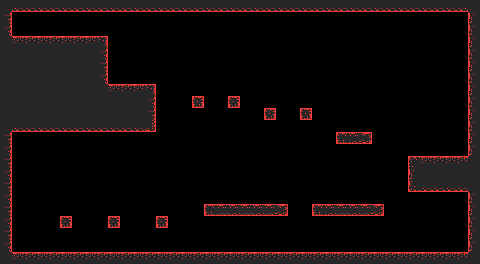

The image is a tile-based game level rendered from a .tmx file. Its description and complete source (layers, tilesets, objects, tile grids) follow:
An orthogonal 40x22 tile map with 12x12 px tiles, 1 tile layer (Tile Layer 1), 3 tilesets.

<map version="1.0" orientation="orthogonal" renderorder="right-down" width="40" height="22" tilewidth="12" tileheight="12" nextobjectid="1">
 <tileset firstgid="1" name="Minimal" tilewidth="12" tileheight="12" tilecount="16" columns="4">
  <image source="MinimalTileset.png" width="48" height="48" />
 </tileset>
 <tileset firstgid="17" name="New" tilewidth="12" tileheight="12" tilecount="16" columns="4">
  <image source="MinimalTileset.png" width="48" height="48" />
 </tileset>
 <tileset firstgid="33" name="lol" tilewidth="12" tileheight="12" tilecount="20" columns="5">
  <image source="MinimalTileset.png" width="60" height="48" />
 </tileset>
 <layer name="Tile Layer 1" width="40" height="22">
  <data encoding="csv">
46,39,39,39,39,39,39,39,39,39,39,39,39,39,39,39,39,39,39,39,39,39,39,39,39,39,39,39,39,39,39,39,39,39,39,39,39,39,39,46,
34,0,0,0,0,0,0,0,0,0,0,0,0,0,0,0,0,0,0,0,0,0,0,0,0,0,0,0,0,0,0,0,0,0,0,0,0,0,0,33,
34,0,0,0,0,0,0,0,0,0,0,0,0,0,0,0,0,0,0,0,0,0,0,0,0,0,0,0,0,0,0,0,0,0,0,0,0,0,0,33,
46,38,38,38,38,38,38,38,36,0,0,0,0,0,0,0,0,0,0,0,0,0,0,0,0,0,0,0,0,0,0,0,0,0,0,0,0,0,0,33,
46,46,46,46,46,46,46,46,34,0,0,0,0,0,0,0,0,0,0,0,0,0,0,0,0,0,0,0,0,0,0,0,0,0,0,0,0,0,0,33,
46,46,46,46,46,46,46,46,34,0,0,0,0,0,0,0,0,0,0,0,0,0,0,0,0,0,0,0,0,0,0,0,0,0,0,0,0,0,0,33,
46,46,46,46,46,46,46,46,34,0,0,0,0,0,0,0,0,0,0,0,0,0,0,0,0,0,0,0,0,0,0,0,0,0,0,0,0,0,0,33,
46,46,46,46,46,46,46,46,46,38,38,38,36,0,0,0,0,0,0,0,0,0,0,0,0,0,0,0,0,0,0,0,0,0,0,0,0,0,0,33,
46,46,46,46,46,46,46,46,46,46,46,46,34,0,0,0,45,0,0,45,0,0,0,0,0,0,0,0,0,0,0,0,0,0,0,0,0,0,0,33,
46,46,46,46,46,46,46,46,46,46,46,46,34,0,0,0,0,0,0,0,0,0,45,0,0,45,0,0,0,0,0,0,0,0,0,0,0,0,0,33,
46,39,39,39,39,39,39,39,39,39,39,39,41,0,0,0,0,0,0,0,0,0,0,0,0,0,0,0,0,0,0,0,0,0,0,0,0,0,0,33,
34,0,0,0,0,0,0,0,0,0,0,0,0,0,0,0,0,0,0,0,0,0,0,0,0,0,0,0,43,51,44,0,0,0,0,0,0,0,0,33,
34,0,0,0,0,0,0,0,0,0,0,0,0,0,0,0,0,0,0,0,0,0,0,0,0,0,0,0,0,0,0,0,0,0,0,0,0,0,0,33,
34,0,0,0,0,0,0,0,0,0,0,0,0,0,0,0,0,0,0,0,0,0,0,0,0,0,0,0,0,0,0,0,0,0,35,38,38,38,38,46,
34,0,0,0,0,0,0,0,0,0,0,0,0,0,0,0,0,0,0,0,0,0,0,0,0,0,0,0,0,0,0,0,0,0,33,46,46,46,46,46,
34,0,0,0,0,0,0,0,0,0,0,0,0,0,0,0,0,0,0,0,0,0,0,0,0,0,0,0,0,0,0,0,0,0,40,39,39,39,39,46,
34,0,0,0,0,0,0,0,0,0,0,0,0,0,0,0,0,0,0,0,0,0,0,0,0,0,0,0,0,0,0,0,0,0,0,0,0,0,0,33,
34,0,0,0,0,0,0,0,0,0,0,0,0,0,0,0,0,43,51,51,51,51,51,44,0,0,43,51,51,51,51,44,0,0,0,0,0,0,0,33,
34,0,0,0,0,45,0,0,0,45,0,0,0,45,0,0,0,0,0,0,0,0,0,0,0,0,0,0,0,0,0,0,0,0,0,0,0,0,0,33,
34,0,37,0,0,0,0,0,0,0,0,0,0,0,0,0,0,0,0,0,0,0,0,0,0,0,0,0,0,0,0,0,0,0,0,0,0,0,0,33,
34,0,0,0,0,0,0,0,0,0,0,0,0,0,0,0,0,0,0,0,0,0,0,0,0,0,0,0,0,0,0,0,0,0,0,0,0,0,0,33,
46,38,38,38,38,38,38,38,38,38,38,38,38,38,38,38,38,38,38,38,38,38,38,38,38,38,38,38,38,38,38,38,38,38,38,38,38,38,38,46
</data>
 </layer>
</map>
